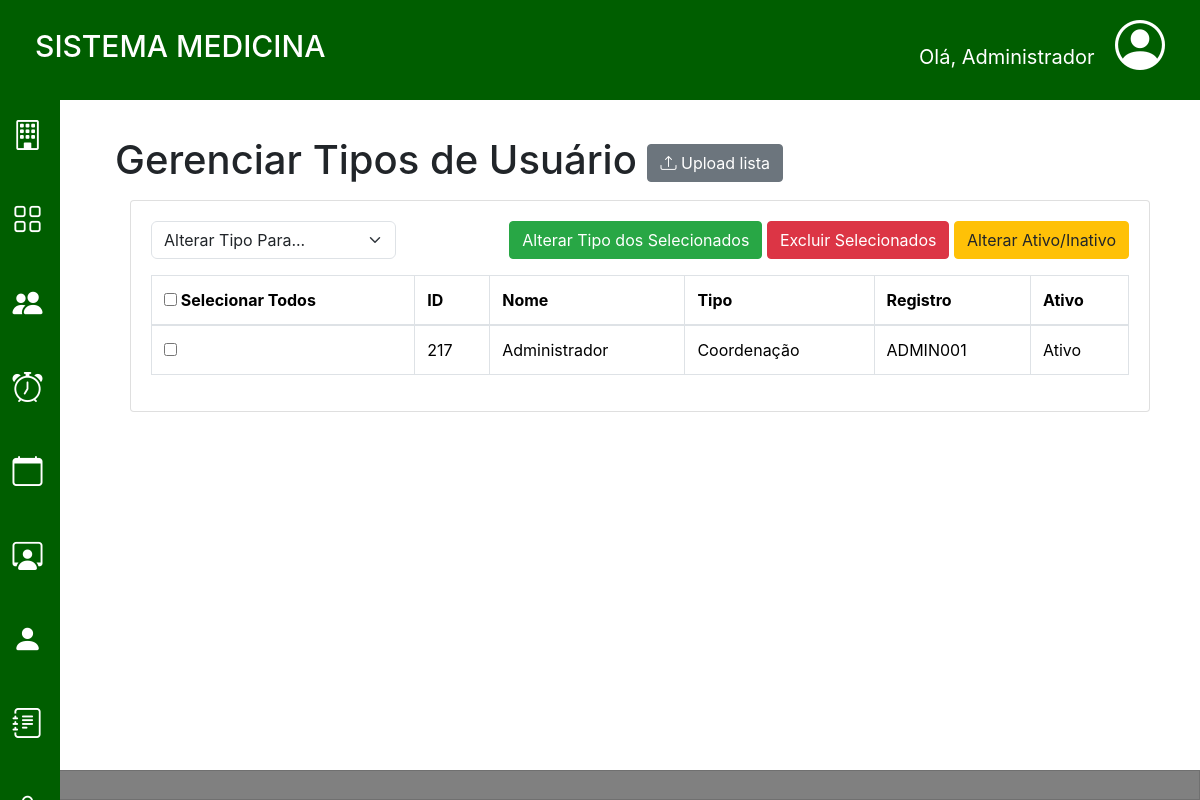
The app's page /pages/coordenacao/usuarios/usuarios.php (signed in) with its own data.
### tables this page shows
CREATE TABLE IF NOT EXISTS `usuarios` (
  `idusuario` INT NOT NULL AUTO_INCREMENT,
  `nome` VARCHAR(90) NULL DEFAULT NULL,
  `email` VARCHAR(90) NULL DEFAULT NULL,
  `telefone` VARCHAR(90) NULL DEFAULT NULL,
  `login` VARCHAR(90) NULL DEFAULT NULL,
  `senha` VARCHAR(90) NULL DEFAULT NULL,
  `tipo` INT NOT NULL DEFAULT '-1',
  `ativo` TINYINT NULL DEFAULT '1',
  `registro` VARCHAR(90) NULL DEFAULT NULL,
  `periodo` INT NULL DEFAULT NULL,
  PRIMARY KEY (`idusuario`));

### pages/coordenacao/usuarios/listar-usuarios.php (the view, shortened to what this page needs)
<!DOCTYPE html>
<html lang="pt-BR">
<head>
    <link rel="stylesheet" href="https://maxcdn.bootstrapcdn.com/bootstrap/4.5.2/css/bootstrap.min.css">
    <link rel="stylesheet" href="../../../css/style.css">
</head>
<body>
    <?php
    function tipoTexto($tipo)
    {
        switch ($tipo) {
            case '2':
                return 'Coordenação';
        }
    }
    function ativoTexto($ativo)
    {
        switch ($ativo) {
            case '1':
                return 'Ativo';
        }
    }
    $sql = "SELECT idusuario, nome, tipo, registro, ativo FROM usuarios";
    $result = $conn->query($sql);
    ?>
    <div class="container mt-3">
        <div class="card">
            <div class="card-body">
                <form id="formUsuarios" method="post" action="">
                    <div class="d-flex justify-content-between mb-3">
                        <div>
                            <select name="novo_tipo" class="form-select" id="novoTipoSelect">
                                <option value="-1">Alterar Tipo Para...</option>
                            </select>
                        </div>
                        <div>
                            <button type="button" class="btn btn-success" onclick="alterarTipoSelecionados()">Alterar Tipo dos Selecionados</button>
                            <button type="button" class="btn btn-danger" onclick="excluirSelecionados()">Excluir Selecionados</button>
                            <button type="button" class="btn btn-warning" onclick="alternarAtivoSelecionados()">Alterar Ativo/Inativo</button>
                        </div>
                    </div>
                    <table class="table table-bordered">
                        <thead>
                            <tr>
                                <th><input type="checkbox" id="selectAll" onclick="selecionarTodos(this)"> Selecionar Todos</th>
                                <th>ID</th>
                                <th>Nome</th>
                                <th>Tipo</th>
                                <th>Registro</th>
                                <th>Ativo</th>
                            </tr>
                        </thead>
                        <tbody>
                            <?php while ($row = $result->fetch_assoc()): ?>
                                <tr id="linha-<?php echo $row['idusuario']; ?>">
                                    <td><input type="checkbox" name="usuarios[]" value="<?php echo $row['idusuario']; ?>"></td>
                                    <td><?php echo htmlspecialchars($row['idusuario']); ?></td>
                                    <td><?php echo htmlspecialchars($row['nome']); ?></td>
                                    <td><?php echo tipoTexto($row['tipo']); ?></td>
                                    <td><?php echo isset($row['registro']) ? htmlspecialchars($row['registro']) : 'N/A'; ?></td>
                                    <td><?php echo ativoTexto($row['ativo']); ?></td>
                                </tr>
                            <?php endwhile; ?>
                        </tbody>
                    </table>
                </form>
            </div>
        </div>
    </div>
</body>
</html>

### css/style.css (style rules this page uses)
body { background-color: white; margin: 0; padding: 0; }

### pages/coordenacao/usuarios/listar-usuarios.php (style rules this page uses)
body { overflow-y: hidden; }
.card { overflow-y: auto; max-height: 750px; }

### records on screen
usuarios: idusuario "217", nome "Administrador", tipo "Coordenação", registro "ADMIN001", ativo "Ativo"

### other values on screen
$_SESSION["nome"] "Administrador"
